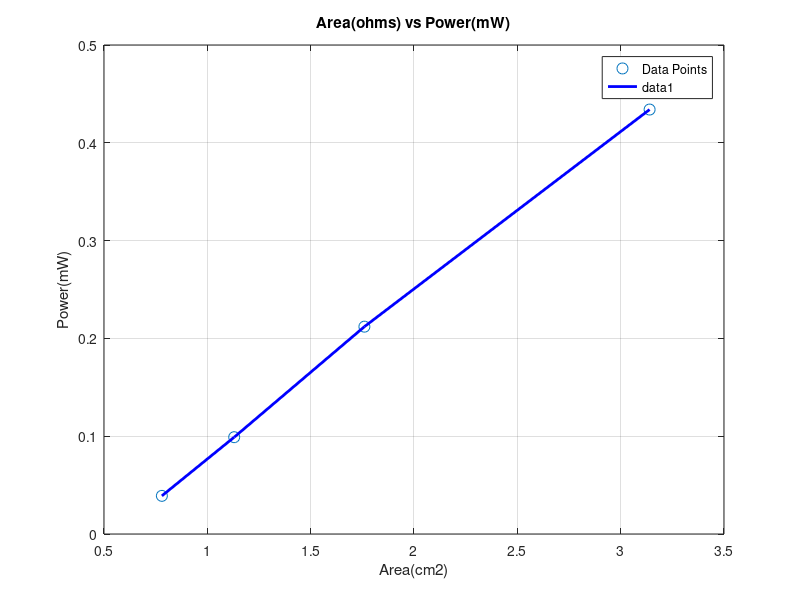

Here is the MATLAB script that generated this plot:
% Data points
X = [0.78,1.13,1.76,3.14]; %Add all Area values
Y = [0.039,0.099,0.212,0.434]; %Add all Power values

% Plot the data points and the line of best fit
figure;
plot(X, Y, 'o', 'MarkerSize', 8, 'DisplayName', 'Data Points'); % Original data points
hold on;
plot(X,Y, '-b', 'LineWidth', 2); % Best fit line
grid on;
xlabel('Area(cm2)');
ylabel('Power(mW)');
title('Area(ohms) vs Power(mW)');
legend show;